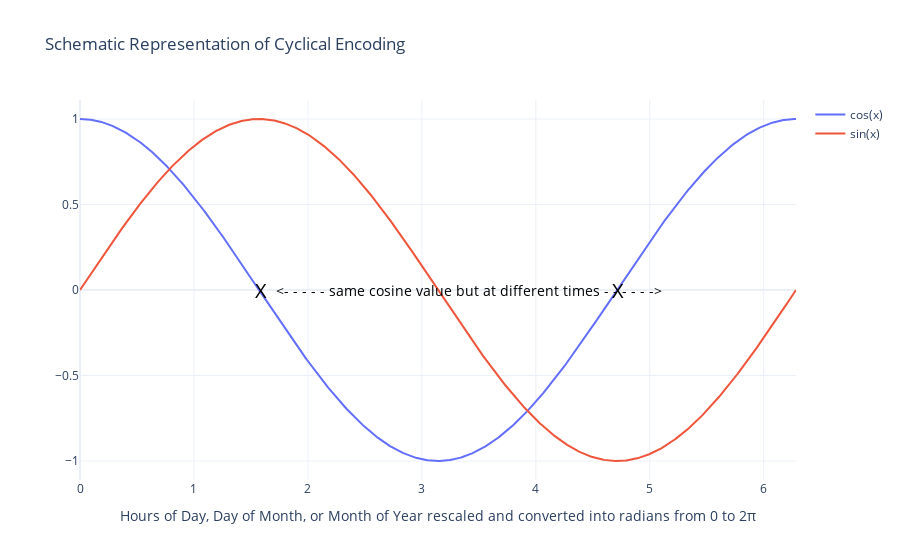

Here is the notebook cell this chart was saved with:
### Markdown cell above
# Figure 6

### Code cell
df = pd.DataFrame(index=pd.date_range(start='6/1/2020', end='6/2/2020', freq='min')[:-1])

df["x"]=np.linspace(0, 24 * 60 - 1, 24 * 60, dtype=int)
df

df["x_norm"] = 2 * math.pi * df["x"] / df["x"].max()
df["cos_x"] = np.cos(df["x_norm"])
df["sin_x"] = np.sin(df["x_norm"])

import plotly.graph_objects as go

fig = go.Figure()

fig.add_trace(go.Scatter(x=df.x_norm, y=df.cos_x, name='cos(x)'))
fig.add_trace(go.Scatter(x=df.x_norm, y=df.sin_x, name='sin(x)'))

#annotation
fig.add_annotation(dict(font=dict(color='black',size=20),
                                        x=1.52,
                                        y=0,
                                        showarrow=False,
                                        text="X",
                                        textangle=0,
                                        xanchor='left'))
fig.add_annotation(dict(font=dict(color='black',size=20),
                                        x=4.65,
                                        y=0,
                                        showarrow=False,
                                        text="X",
                                        textangle=0,
                                        xanchor='left'))
fig.add_annotation(dict(font=dict(color='black',size=14),
                                        x=1.7,
                                        y=0,
                                        showarrow=False,
                                        text="<- - - - - same cosine value but at different times - - - - - ->",
                                        textangle=0,
                                        xanchor='left'))                                        

fig.update_layout(
    title="Schematic Representation of Cyclical Encoding",
    xaxis_title="Hours of Day, Day of Month, or Month of Year rescaled and converted into radians from 0 to 2π",
    template = "plotly_white"
)

fig.show()

### Figure 1 — Plotly figure (JSON) as saved in the notebook; plotly's stock layout.template omitted (floating-point values rounded to 4 significant figures; data arrays with more than 128 entries replaced by an {"elided": "..."} marker saying what was removed)
{"data": [{"name": "cos(x)", "type": "scatter", "x": {"elided": "1440 float values"}, "y": {"elided": "1440 float values"}}, {"name": "sin(x)", "type": "scatter", "x": {"elided": "1440 float values"}, "y": {"elided": "1440 float values"}}], "layout": {"annotations": [{"font": {"color": "black", "size": 20}, "showarrow": false, "text": "X", "textangle": 0, "x": 1.52, "xanchor": "left", "y": 0}, {"font": {"color": "black", "size": 20}, "showarrow": false, "text": "X", "textangle": 0, "x": 4.65, "xanchor": "left", "y": 0}, {"font": {"color": "black", "size": 14}, "showarrow": false, "text": "<- - - - - same cosine value but at different times - - - - - ->", "textangle": 0, "x": 1.7, "xanchor": "left", "y": 0}], "title": {"text": "Schematic Representation of Cyclical Encoding"}, "xaxis": {"title": {"text": "Hours of Day, Day of Month, or Month of Year rescaled and converted into radians from 0 to 2π"}}}}
